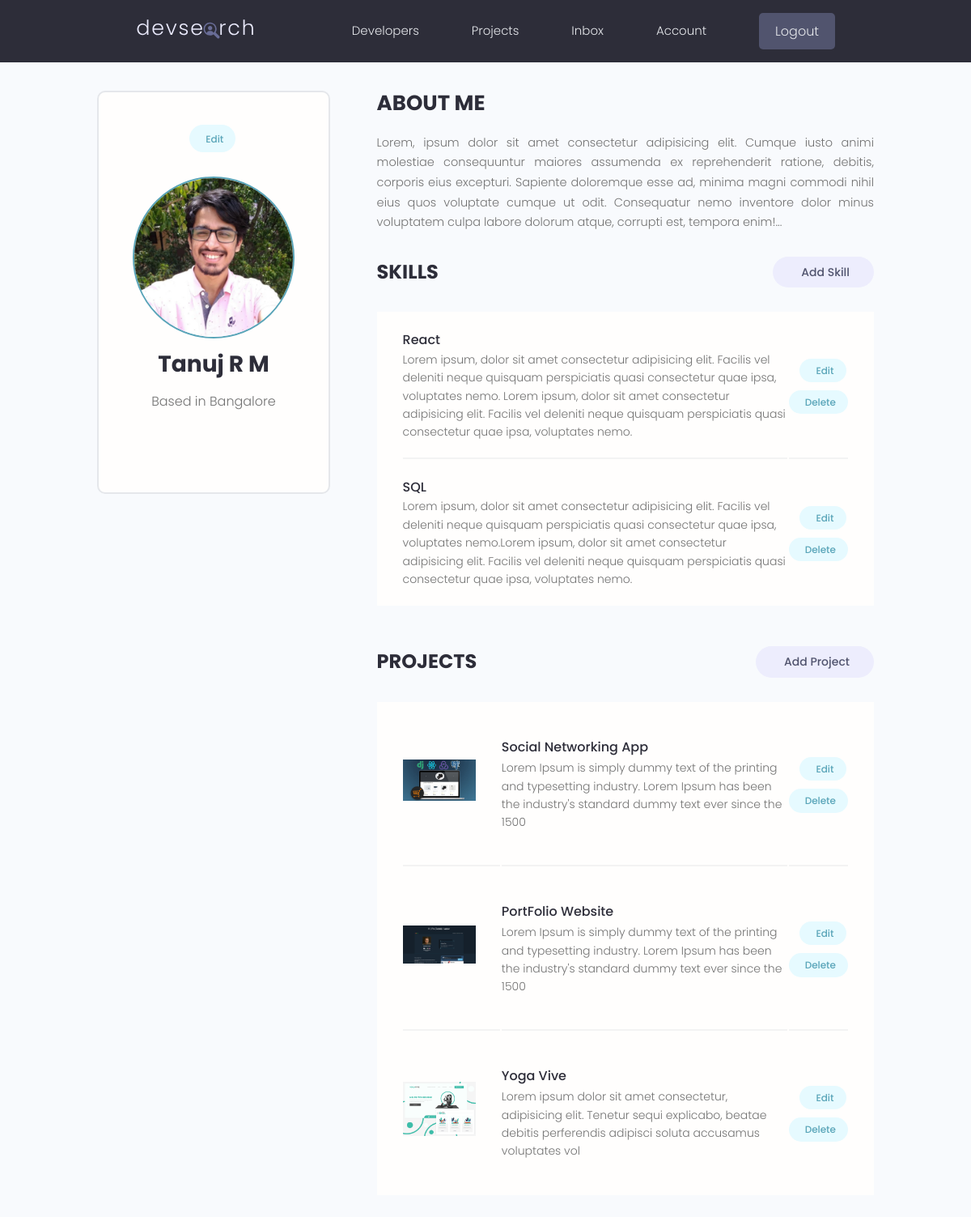
The app's page /account/ (signed in) with its own data.
### users/models.py (models this page shows, shortened)
class Profile(models.Model):
    user = models.OneToOneField(
        User, on_delete=models.CASCADE, null=True, blank=True)
    name = models.CharField(max_length=200, blank=True, null=True)
    email = models.EmailField(max_length=500, blank=True, null=True)
    username = models.CharField(max_length=200, blank=True, null=True)
    location = models.CharField(max_length=200, blank=True, null=True)
    short_intro = models.CharField(max_length=200, blank=True, null=True)
    bio = models.TextField(blank=True, null=True)
    profile_image = models.ImageField(
        null=True, blank=True, upload_to='profiles/', default="profiles/user-default.png")
    social_github = models.CharField(max_length=200, blank=True, null=True)
    social_twitter = models.CharField(max_length=200, blank=True, null=True)
    social_linkedin = models.CharField(max_length=200, blank=True, null=True)
    social_youtube = models.CharField(max_length=200, blank=True, null=True)
    social_website = models.CharField(max_length=200, blank=True, null=True)
    created = models.DateTimeField(auto_now_add=True)
    id = models.UUIDField(default=uuid.uuid4, unique=True,
                          primary_key=True, editable=False)

class Skill(models.Model):
    owner = models.ForeignKey(
        Profile, on_delete=models.CASCADE, null=True, blank=True)
    name = models.CharField(max_length=200, blank=True, null=True)
    description = models.TextField(null=True, blank=True)
    created = models.DateTimeField(auto_now_add=True)
    id = models.UUIDField(default=uuid.uuid4, unique=True,
                          primary_key=True, editable=False)

### projects/models.py (models this page shows, shortened)
class Project(models.Model):
    owner = models.ForeignKey(Profile, null=True, blank=True, on_delete=models.SET_NULL)
    title = models.CharField(max_length=100)
    description = models.TextField(null=True, blank=True)
    featured_image = models.ImageField(null=True, blank=True, default='default.jpg')
    demo_link = models.CharField(max_length=2000, null=True, blank=True)
    source_link = models.CharField(max_length=2000, null=True, blank=True)
    tags = models.ManyToManyField('Tag', blank=True)
    vote_total = models.IntegerField(default=0, null=True, blank=True)
    vote_ratio = models.IntegerField(default=0, null=True, blank=True)
    created = models.DateTimeField(auto_now_add=True)
    id = models.UUIDField(default=uuid.uuid4, unique=True, primary_key=True, editable=False)
    class Meta:
        ordering = ['-vote_ratio', '-vote_total', 'title']

### users/views.py (the view)
# urls.py: path('account/', views.userAccount, name="account"),
@login_required(login_url='login')
def userAccount(request):
    profile = request.user.profile
    skills = profile.skill_set.all()
    projects = profile.project_set.all()
    context = {'profile': profile, 'skills': skills, 'projects': projects}
    return render(request, 'users/account.html', context)

### users/templates/users/account.html (shortened to what this page needs)
{% extends 'base.html' %}
{% block content %}
<main class="settingsPage profile my-md">
  <div class="container">
    <div class="layout">
      <div class="column column--1of3">
        <div class="card text-center">
          <div class="card__body dev">
            <a class="tag tag--pill tag--main settings__btn" href="{% url 'edit-account' %}">
              Edit</a>
            <img class="avatar avatar--xl dev__avatar" src="{{profile.profile_image.url}}" />
            <h2 class="dev__name">{{profile.name}}</h2>
            <p class="dev__location">Based in {{profile.location}}</p>
          </div>
        </div>
      </div>
      <div class="column column--2of3">
        <div class="devInfo">
          <h3 class="devInfo__title">About Me</h3>
          <p class="devInfo__about">{{profile.bio}}</p>
        </div>
        <div class="settings">
          <h3 class="settings__title">Skills</h3>
          <a class="tag tag--pill tag--sub settings__btn tag--lg" href="{% url 'create-skill' %}"> Add Skill</a>
        </div>
        <table class="settings__table">
          {% for skill in skills %}
          <tr>
            <td class="settings__tableInfo">
              <h4>{{skill.name}}</h4>
              <p>
                {{skill.description}}
              </p>
            </td>
            <td class="settings__tableActions">
              <a class="tag tag--pill tag--main settings__btn" href="{% url 'update-skill' skill.id %}"> Edit</a>
              <a class="tag tag--pill tag--main settings__btn" href="{% url 'delete-skill' skill.id %}?next=/account
              ">
                Delete</a>
            </td>
          </tr>
          {% endfor %}
        </table>
        <div class="settings">
          <h3 class="settings__title">Projects</h3>
          <a class="tag tag--pill tag--sub settings__btn tag--lg" href="
          {% url 'create-project' %}
          "> Add Project</a>
        </div>
        <table class="settings__table">
          {% for project in projects %}
          <tr>
            <td class="settings__thumbnail">
              <a href="{% url 'project' project.id %}"><img src="{{project.featured_image.url}}" alt="Project Thumbnail" /></a>
            </td>
            <td class="settings__tableInfo">
              <a href="{% url 'project' project.id %}">{{project.title}}</a>
              <p>{{project.description|slice:"150"}}</p>
            </td>
            <td class="settings__tableActions">
              <a class="tag tag--pill tag--main settings__btn" href="{% url 'update-project' project.id %}"> Edit</a>
              <a class="tag tag--pill tag--main settings__btn"
                  {% url 'delete-project'  project.id %}?next=/account
                  href="">
                Delete</a>
            </td>
          </tr>
          {% endfor %}
        </table>
      </div>
    </div>
  </div>
</main>
{% endblock %}

### static/styles/app.css (style rules this page uses)
:root { --color-sub: #2d2d39; }
.card { border: 2px solid var(--color-light); }
img { width: 100%; }
.profile .card > .dev { padding: 4rem; }
.dev__avatar { display: block; margin: auto; }
.dev__name { color: var(--color-sub); font-size: 2.8rem; font-weight: 700; margin-top: 1rem; margin-bottom: 0.5rem; }
.dev__location { margin-top: 1rem; }
.devInfo { margin-bottom: 3rem; }
.devInfo__title, .devInfo__subtitle { font-size: 2.6rem; color: var(--color-sub); text-transform: uppercase; font-weight: 700; margin-bottom: 1.5rem; }
.devInfo__about, .devSkill__info { font-size: 1.45rem; line-height: 1.7; text-align: justify; }
.settingsPage .dev > .settings__btn { display: inline-block; margin-bottom: 3rem; }
.settings { display: flex; justify-content: space-between; align-items: center; }
.settings__title { font-size: 2.4rem; text-transform: uppercase; font-weight: 700; color: var(--color-sub); }
.settings__table { margin-top: 3rem; margin-bottom: 5rem; padding: 0 3rem; background: var(--color-white); }
.settings__table tr { width: 100%; }
.settings__table tr > td { padding: 2rem 0; }
.settings__table tr:not(:last-child) td { border-bottom: 2px solid var(--color-white-light); }
.settings__thumbnail { width: 23%; min-width: 10rem; }
.settings__thumbnail img { padding-right: 3rem; height: 15rem; object-fit: contain; }
.settings__tableInfo { width: 100%; }
.settings__tableInfo h4, .settings__tableInfo a { padding-right: 1rem; width: auto; font-size: 1.6rem; font-weight: 500; color: var(--color-sub); }
.settings__tableInfo p { font-size: 1.4rem; }
.settings__tableActions { text-align: right; }

### static/uikit/styles/modules/_variables.css (style rules this page uses)
:root { --color-main: #5aa5b9; --color-main-light: #e6faff; --color-sub: #3f4156; --color-sub-light: #51546e; --color-sub-lighter: #ededfd; --color-text: #737373; --color-gray: #8b8b8b; --color-light: #e5e7eb; --color-light-gray: #767676; --color-bg: #f8fafd; --color-white: #fffefd; --color-white-light: #f3f3f3; --color-success: #359e64; --color-success-bg: #def8e8; --color-error: #fc4b0b; --color-error-bg: #fff2ee; --font-base: 'Poppins', arial, helvetica, 'Segoe UI', roboto, ubuntu, sans-serif; --font-monospace: 'Fira Code', 'Courier New', courier, monospace; --font-regular: 300; --font-medium: 500; --font-bold: 700; --generic-shadow: 1px 1px 5px #00000010; --generic-transition: all 0.3s ease-in-out; }

### static/uikit/styles/modules/_base.css (style rules this page uses)
* { margin: 0; padding: 0; box-sizing: border-box; text-rendering: optimizeLegibility; color: inherit; font-size: inherit; }
html { font-size: 50%; }
@media only screen and (min-width: 480px) { html { font-size: 56.25%; } }
@media only screen and (min-width: 1200px) { html { font-size: 62.5%; } }
body { line-height: 1.6; font-weight: 400; font-size: 1.5rem; color: var(--color-text); background-color: var(--color-bg); min-height: 100vh; }

### static/uikit/styles/modules/_typography.css (style rules this page uses)
* { font-family: var(--font-base); }
h2 { font-size: 3.6rem; font-weight: var(--font-bold); }
h3 { font-size: 3.2rem; font-weight: var(--font-medium); }
h4 { font-size: 2.8rem; font-weight: var(--font-medium); }
p, span, strong { font-size: 1.6rem; color: var(--color-text); font-weight: var(--font-regular); }
a { padding-bottom: 2px; text-decoration: none; display: inline-block; color: var(--color-main); font-weight: var(--font-medium); }

### static/uikit/styles/modules/_utilities.css (style rules this page uses)
.container { width: 92%; max-width: 165rem; margin: 0 auto; box-sizing: border-box; }
@media screen and (min-width: 1000px) { .container { width: 90%; } }
@media screen and (min-width: 1200px) { .container { width: 80%; } }
.text-center { text-align: center; }
.my-md { margin: 3rem auto; }

### static/uikit/styles/modules/_avatar.css (style rules this page uses)
.avatar { border-radius: 50%; border: 2px solid var(--color-main); object-fit: cover; }
.avatar--xl { height: 20rem; width: 20rem; }

### static/uikit/styles/modules/_card.css (style rules this page uses)
.card { border-radius: 1rem; background-color: var(--color-white); border: 1.5px solid var(--color-light); width: auto; height: auto; margin-top: 0.5rem; margin-bottom: 0.5rem; overflow: hidden; }
.card__body, .card__header { padding: 2rem 2.5rem; }

### static/uikit/styles/modules/_layout.css (style rules this page uses)
.layout { display: flex; flex-flow: row wrap; justify-content: space-between; }
.layout > .column { margin-bottom: 3rem; }
.layout > .column.column--1of3 { flex-basis: 30%; }
.layout > .column.column--2of3 { flex-basis: 64%; }

### records on screen
Profile: profile_image (picture), name "Tanuj R M", location "Bangalore", bio "Lorem, ipsum dolor sit amet consectetur adipisicing elit. Cumque iusto animi molestiae consequuntur maiores assumenda ex reprehenderit ratione, debitis, corporis eius excepturi. Sapiente doloremque esse ad, minima magni commodi nihil eius quos voluptate cumque ut odit. Consequatur nemo inventore dolor minus voluptatem culpa labore dolorum atque, corrupti est, tempora enim!..."
Skill: name "React", description "Lorem ipsum, dolor sit amet consectetur adipisicing elit. Facilis vel deleniti neque quisquam perspiciatis quasi consectetur quae ipsa, voluptates nemo. Lorem ipsum, dolor sit amet consectetur adipisicing elit. Facilis vel deleniti neque quisquam perspiciatis quasi consectetur quae ipsa, voluptates nemo."
Skill: name "SQL", description "Lorem ipsum, dolor sit amet consectetur adipisicing elit. Facilis vel deleniti neque quisquam perspiciatis quasi consectetur quae ipsa, voluptates nemo.Lorem ipsum, dolor sit amet consectetur adipisicing elit. Facilis vel deleniti neque quisquam perspiciatis quasi consectetur quae ipsa, voluptates nemo."
Project: featured_image (picture), title "Social Networking App", description "Lorem Ipsum is simply dummy text of the printing and typesetting industry. Lorem Ipsum has been the industry's standard dummy text ever since the 1500"
Project: featured_image (picture), title "PortFolio Website", description "Lorem Ipsum is simply dummy text of the printing and typesetting industry. Lorem Ipsum has been the industry's standard dummy text ever since the 1500"
Project: featured_image (picture), title "Yoga Vive", description "Lorem ipsum dolor sit amet consectetur, adipisicing elit. Tenetur sequi explicabo, beatae debitis perferendis adipisci soluta accusamus voluptates vol"
